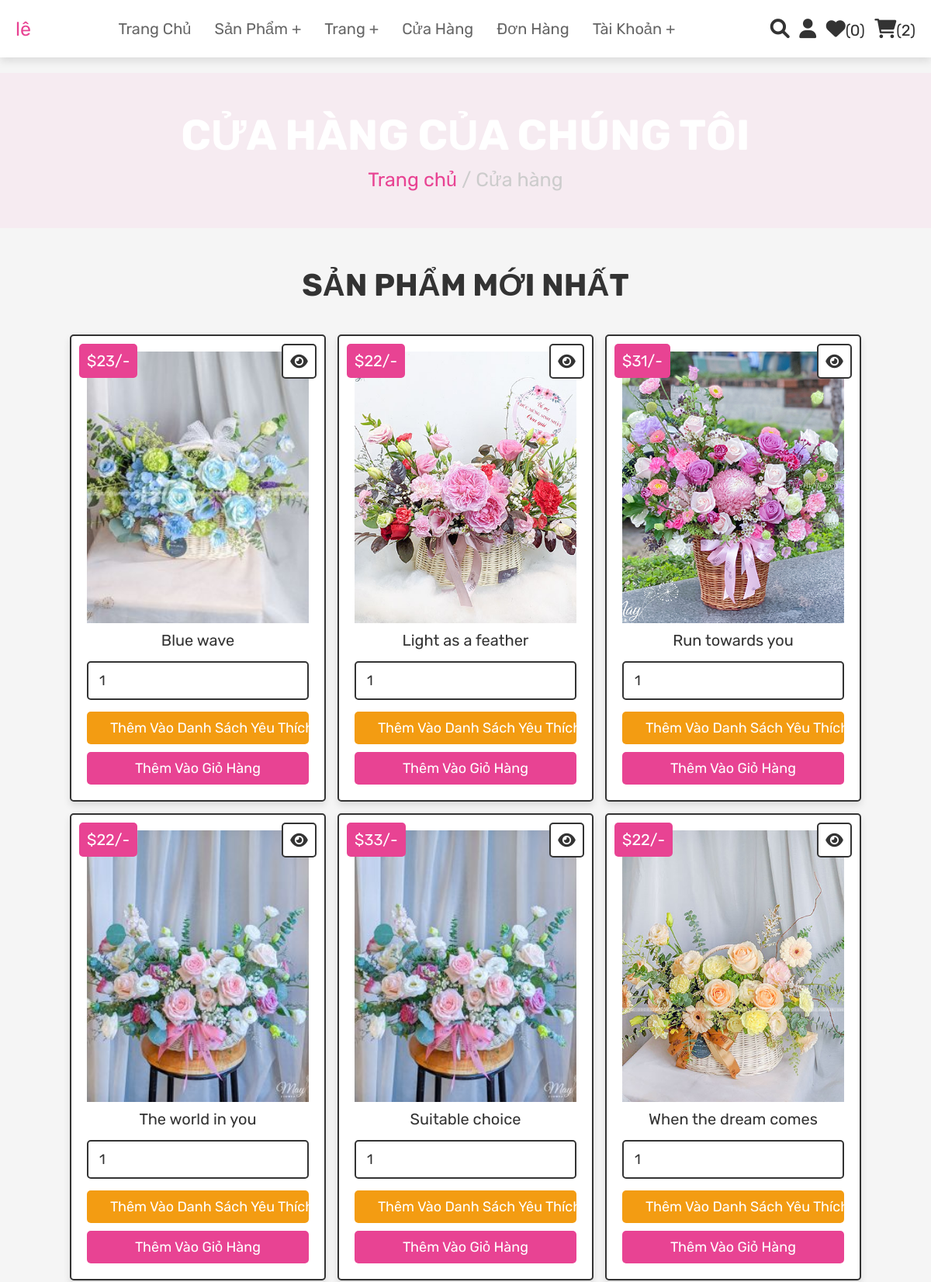
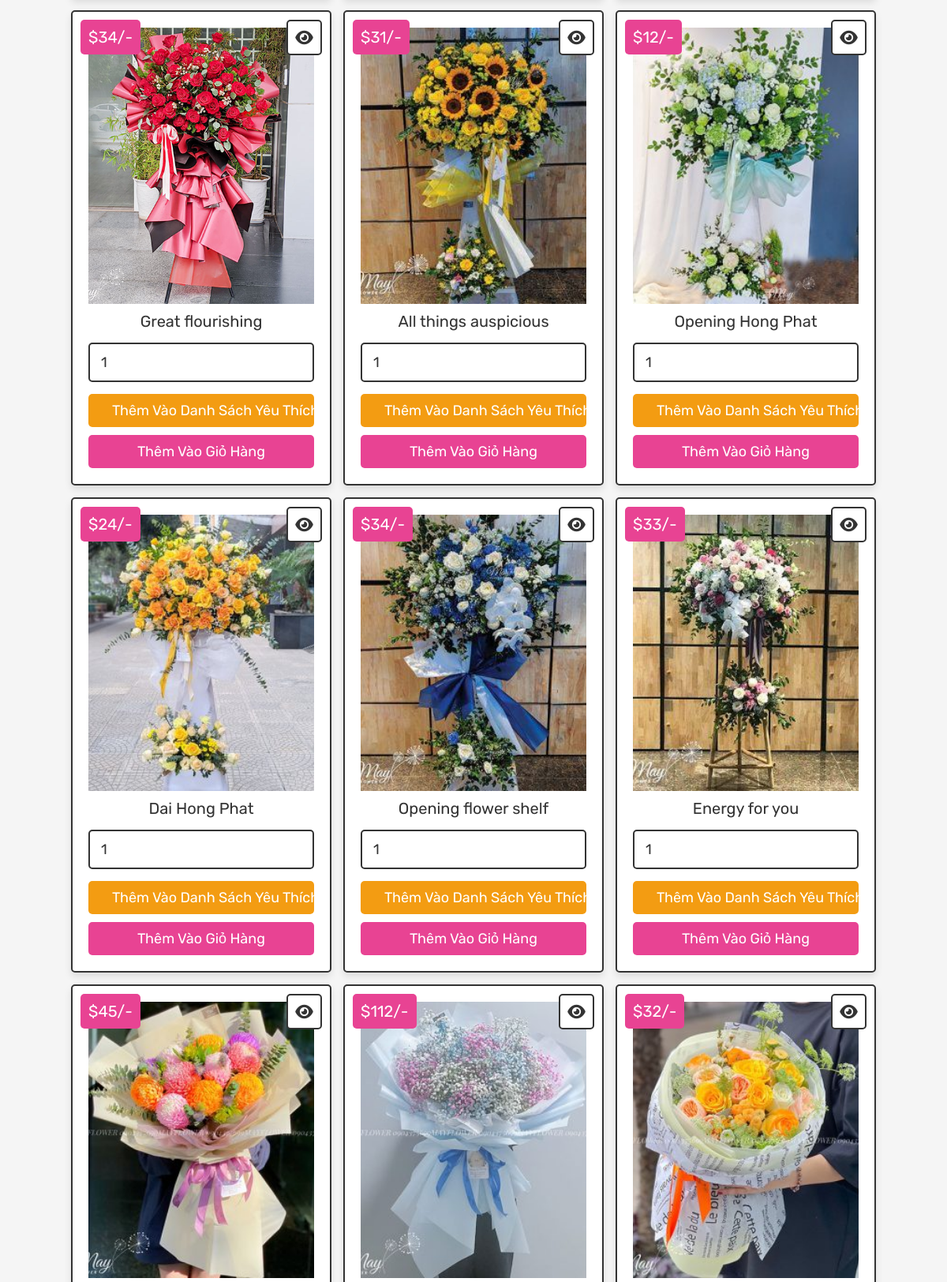
Page /shop.php (signed in, upper part) on the committed database (2 pictures, top to bottom).
### tables this page shows
CREATE TABLE `products` (
  `id` int(100) NOT NULL,
  `name` varchar(100) NOT NULL,
  `details` varchar(500) NOT NULL,
  `price` int(100) NOT NULL,
  `image` varchar(100) NOT NULL
);

### shop.php (the view, shortened to what this page needs)
<?php
@include 'config.php';
?>
<!DOCTYPE html>
<html lang="vi">
<head>
   <link rel="stylesheet" href="https://cdnjs.cloudflare.com/ajax/libs/font-awesome/6.0.0/css/all.min.css">
   <link rel="stylesheet" href="css/style.css">
</head>
<body>
<?php @include 'header.php'; ?>
<section class="heading">
    <h3>Cửa hàng của chúng tôi</h3>
    <p> <a href="home.php">Trang chủ</a> / Cửa hàng </p>
</section>
<section class="products">
   <h1 class="title">Sản phẩm mới nhất</h1>
   <div class="box-container">
      <?php
         $select_products = mysqli_query($conn, "SELECT * FROM `products`") or die('Lỗi truy vấn');
         if(mysqli_num_rows($select_products) > 0){
            while($fetch_products = mysqli_fetch_assoc($select_products)){
      ?>
      <form action="" method="POST" class="box">
         <a href="viewpage.php?pid=<?php echo $fetch_products['id']; ?>" class="fas fa-eye"></a>
         <div class="price">$<?php echo $fetch_products['price']; ?>/-</div>
         <img src="uploaded_img/<?php echo $fetch_products['image']; ?>" alt="" class="image">
         <div class="name"><?php echo $fetch_products['name']; ?></div>
         <input type="number" name="product_quantity" value="1" min="0" class="qty">
         <input type="submit" value="Thêm vào danh sách yêu thích" name="add_to_wishlist" class="option-btn">
         <input type="submit" value="Thêm vào giỏ hàng" name="add_to_cart" class="btn">
      </form>
      <?php
         }
      }else{
         echo '<p class="empty">Chưa có sản phẩm nào!</p>';
      }
      ?>
   </div>
</section>
</body>
</html>

### css/style.css (style rules this page uses)
:root { --pink: #e84393; --red: #c0392b; --orange: #f39c12; --black: #333; --white: #fff; --light-color: #666; --light-white: #ccc; --light-bg: #f5f5f5; --border: .2rem solid var(--black); --box-shadow: 0 .5rem 1rem rgba(0, 0, 0, .1); }
* { font-family: 'Rubik', sans-serif; margin: 0; padding: 0; box-sizing: border-box; outline: none; border: none; text-decoration: none; transition: all .2s linear; }
html { font-size: 62.5%; overflow-x: hidden; scroll-behavior: smooth; scroll-padding-top: 6.5rem; }
body { background: var(--light-bg); }
section { padding: 3rem 2rem; }
.btn, .delete-btn, .option-btn { display: inline-block; border-radius: .5rem; margin-top: 1rem; font-size: 1.8rem; color: var(--white); cursor: pointer; padding: 1rem 3rem; text-transform: capitalize; }
.btn { background-color: var(--pink); }
.option-btn { background-color: var(--orange); }
.heading { display: flex; flex-flow: column; align-items: center; justify-content: center; gap: 1rem; background-color: var(--black); text-align: center; min-height: 25vh; }
.heading h3 { font-size: 5.5rem; color: var(--white); text-transform: uppercase; }
.heading p { font-size: 2.5rem; color: var(--light-white); }
.heading p a { color: var(--pink); }
.title { text-align: center; margin-bottom: 2rem; color: var(--black); text-transform: uppercase; font-size: 4rem; padding-bottom: 20px; }
.products .box-container { max-width: 1200px; margin: 0 auto; display: grid; grid-template-columns: repeat(auto-fit, 33rem); gap: 1.5rem; align-items: flex-start; justify-content: center; }
.products .box-container .box { background-color: var(--white); border: var(--border); box-shadow: var(--box-shadow); border-radius: .5rem; padding: 2rem; text-align: center; position: relative; }
.products .box-container .box .image { height: 35rem; width: 100%; object-fit: cover; }
.products .box-container .box img { transition-duration: all 0.3s ease-in-out; display: block; overflow: hidden; }
.products .box-container .box .fa-eye, .products .box-container .box .price { position: absolute; top: 1rem; border-radius: .5rem; }
.products .box-container .box .price { font-size: 2rem; padding: 1rem; background-color: var(--pink); color: var(--white); left: 1rem; }
.products .box-container .box .fa-eye { right: 1rem; height: 4.5rem; width: 4.5rem; line-height: 4.2rem; font-size: 2rem; background-color: var(--white); color: var(--black); border: var(--border); }
.products .box-container .box .name { margin: 1rem; font-size: 2rem; color: var(--black); }
.products .box-container .box .qty { width: 100%; padding: 1.2rem 1.4rem; font-size: 1.8rem; color: var(--black); border: var(--border); border-radius: .5rem; margin: .5rem 0; }
.products .box-container .box .btn, .products .box-container .box .option-btn { width: 100%; }
.heading { text-align: center; font-size: 4rem; color: #333; padding: 1rem; margin: 2rem 0; background: rgba(255, 51, 153, .05); }

### rows in the picture
products: price "23", image (picture), name "Blue wave"
products: price "22", image (picture), name "Light as a feather"
products: price "31", image (picture), name "Run towards you"
products: price "22", image (picture), name "The world in you"
products: price "33", image (picture), name "Suitable choice"
products: price "22", image (picture), name "When the dream comes"
products: price "34", image (picture), name "Great flourishing"
products: price "31", image (picture), name "All things auspicious"
products: price "12", image (picture), name "Opening Hong Phat"
products: price "24", image (picture), name "Dai Hong Phat"
products: price "34", image (picture), name "Opening flower shelf"
products: price "33", image (picture), name "Energy for you"
products: price "45", image (picture)
products: price "112", image (picture)
products: price "32", image (picture)

### other values in the picture
$name "lê"
$wishlist_num_rows "0"
$cart_num_rows "2"
